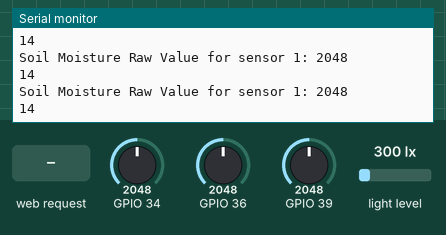
Recording of a sketch running on a simulated ESP32. Parts: the last lines printed to the serial monitor. Inputs (shaded band) come from the test bench; at power-on: GPIO 36 = 2048, GPIO 34 = 2048, GPIO 39 = 2048, light level 300 lx.

Above: at 1.2 s.
1.3 s: HTTP request GET /H received
2.8 s: HTTP request GET /L received
4.3 s: GPIO 36 set to 2866
At 5.4 s:
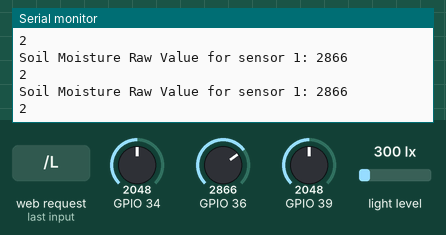
5.8 s: GPIO 36 set to 3972
At 6.5 s:
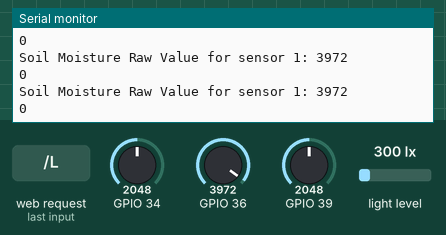
Timing chart, 0 to 8.3 s (numbered marks = the images above; inputs shaded):
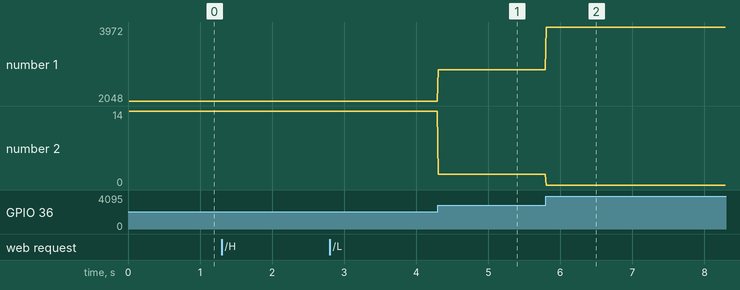

The sketch:

WiFiAccessPoint.ino
```cpp
/*
  WiFiAccessPoint.ino creates a WiFi access point and provides a web server on it.

  Steps:
  1. Connect to the access point "yourAp"
  2. Point your web browser to http://192.168.4.1/H to turn the LED on or http://192.168.4.1/L to turn it off
     OR
     Run raw TCP "GET /H" and "GET /L" on PuTTY terminal with 192.168.4.1 as IP address and 80 as port

  Created for arduino-esp32 on 04 July, 2018
  by Elochukwu Ifediora (fedy0)
*/

#include <WiFi.h>
#include <WiFiClient.h>
#include <WiFiAP.h>
#include <Adafruit_Sensor.h>
#include <Adafruit_TSL2561_U.h>
//#define LED_BUILTIN 2   // Set the GPIO pin where you connected your test LED or comment this line out if your dev board has a built-in LED

// Set these to your desired credentials.
const char *ssid = "yourAP";
const char *password = "yourPassword";
int soilMoistureValue1  = 0;  // Variable to store the moisture value
int soilMoistureValue2 = 0;
int soilMoistureValue3 = 0;

int soilPercent1 = 0;

WiFiServer server(80);


Adafruit_TSL2561_Unified tsl = Adafruit_TSL2561_Unified(TSL2561_ADDR_FLOAT, 12345);

void configureSensor(void)
{
  /* You can also manually set the gain or enable auto-gain support */
  // tsl.setGain(TSL2561_GAIN_1X);      /* No gain ... use in bright light to avoid sensor saturation */
  // tsl.setGain(TSL2561_GAIN_16X);     /* 16x gain ... use in low light to boost sensitivity */
  tsl.enableAutoRange(true);            /* Auto-gain ... switches automatically between 1x and 16x */

  /* Changing the integration time gives you better sensor resolution (402ms = 16-bit data) */
  tsl.setIntegrationTime(TSL2561_INTEGRATIONTIME_13MS);      /* fast but low resolution */
  // tsl.setIntegrationTime(TSL2561_INTEGRATIONTIME_101MS);  /* medium resolution and speed   */
  // tsl.setIntegrationTime(TSL2561_INTEGRATIONTIME_402MS);  /* 16-bit data but slowest conversions */

  /* Update these values depending on what you've set above! */
  Serial.println("------------------------------------");
  Serial.print  ("Gain:         "); Serial.println("Auto");
  Serial.print  ("Timing:       "); Serial.println("13 ms");
  Serial.println("------------------------------------");
}


void setup() {
  //pinMode(LED_BUILTIN, OUTPUT);

  Serial.begin(115200);
  Serial.println();
  Serial.println("Configuring access point...");

  // You can remove the password parameter if you want the AP to be open.
  // a valid password must have more than 7 characters
  if (!WiFi.softAP(ssid, password)) {
    log_e("Soft AP creation failed.");
    while(1);
  }
  IPAddress myIP = WiFi.softAPIP();
  Serial.print("AP IP address: ");
  Serial.println(myIP);
  server.begin();

  Serial.println("Server started");
}

void loop() {
  sensors_event_t event;
  tsl.getEvent(&event);
  // Read and process soil moisture data
  soilMoistureValue1 = analogRead(A0);  // Read the value from Analog pin 0
  soilMoistureValue2 = analogRead(A3);
  soilMoistureValue3 = analogRead(A6);
  soilPercent1 = exp(-1*(soilMoistureValue1 -3248.5)/449.9);


  Serial.print("Soil Moisture Raw Value for sensor 1: ");
  Serial.println(soilMoistureValue1);  // Display the raw value of soil moisture
  Serial.println(soilPercent1);


  WiFiClient client = server.available();   // listen for incoming clients

  if (client) {                             // if you get a client,
    Serial.println("New Client.");           // print a message out the serial port
    String currentLine = "";                // make a String to hold incoming data from the client
    while (client.connected()) {            // loop while the client's connected
      if (client.available()) {             // if there's bytes to read from the client,
        char c = client.read();             // read a byte, then
        Serial.write(c);                    // print it out the serial monitor
        if (c == '\n') {                    // if the byte is a newline character

          // if the current line is blank, you got two newline characters in a row.
          // that's the end of the client HTTP request, so send a response:
          if (currentLine.length() == 0) {
            // HTTP headers always start with a response code (e.g. HTTP/1.1 200 OK)
            // and a content-type so the client knows what's coming, then a blank line:
            client.println("HTTP/1.1 200 OK");
            client.println("Content-type:text/html");
            client.println();
            client.println("<!DOCTYPE html>");
            client.println("<html>");
            client.println("<head>");
            client.println("<title>Live Sensor Data</title>");
            client.println("<script>");
            client.println("function updateData() {");
            client.println("  var xhttp = new XMLHttpRequest();");
            client.println("  xhttp.onreadystatechange = function() {");
            client.println("    if (this.readyState == 4 && this.status == 200) {");
            client.println("      document.getElementById('sensorData').innerHTML = this.responseText;");
            client.println("    }");
            client.println("  };");
            client.println("  xhttp.open('GET', '/data', true);");
            client.println("  xhttp.send();");
            client.println("}");
            client.println("setInterval(updateData, 2000);"); // Update data every 5 seconds
            client.println("</script>");
            client.println("</head>");
            client.println("<body>");
            client.println("<h1>Live Sensor Data</h1>");
            client.println("<div id='sensorData'></div>");
            client.println("</body>");
            client.println("</html>");


            // the content of the HTTP response follows the header:
            if (event.light){
              client.print(event.light); client.println(" lux");
            }
            else
            {
              /* If event.light = 0 lux the sensor is probably saturated
                and no reliable data could be generated! */
              client.println("Sensor overload");
            }
            // client.println("Click <a href=\"/H\">here</a> to turn ON the LED.<br>");
            // client.println("Click <a href=\"/L\">here</a> to turn OFF the LED.<br>");
            // client.print("Soil Moisture Raw Value for sensor 1: ");
            // //client.println(soilMoistureValue1);  // Display the raw value of soil moisture
            // client.println(soilPercent1);

            // The HTTP response ends with another blank line:
            client.println();
            // break out of the while loop:
            break;
          } else {    // if you got a newline, then clear currentLine:
            currentLine = "";
          }
        } else if (c != '\r') {  // if you got anything else but a carriage return character,
          currentLine += c;      // add it to the end of the currentLine
        }

        // Check to see if the client request was "GET /H" or "GET /L":
        if (currentLine.endsWith("GET /H")) {
          digitalWrite(LED_BUILTIN, HIGH);               // GET /H turns the LED on
        }
        if (currentLine.endsWith("GET /L")) {
          digitalWrite(LED_BUILTIN, LOW);                // GET /L turns the LED off
        }
      }
    }
    // close the connection:
    client.stop();
    Serial.println("Client Disconnected.");
  }
}
```

Measured:
- after the input at 4.3 s, the serial monitor: prints a new line at once (image 1)
- after the input at 5.8 s, the serial monitor: prints a new line at once (image 2)
- plotted number 1: 2048 → 2866 after the input at 4.3 s, 2866 → 3972 after the input at 5.8 s
- plotted number 2: 14 → 2 after the input at 4.3 s, 2 → 0 after the input at 5.8 s
